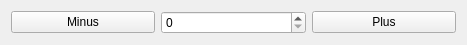
<?xml version="1.0" encoding="UTF-8"?>
<ui version="4.0">
 <class>Widget</class>
 <widget class="QWidget" name="Widget">
  <property name="geometry">
   <rect>
    <x>0</x>
    <y>0</y>
    <width>467</width>
    <height>42</height>
   </rect>
  </property>
  <property name="windowTitle">
   <string>Form</string>
  </property>
  <layout class="QHBoxLayout" name="horizontalLayout">
   <item>
    <widget class="QPushButton" name="minus_button">
     <property name="text">
      <string>Minus</string>
     </property>
    </widget>
   </item>
   <item>
    <widget class="QSpinBox" name="spin_box"/>
   </item>
   <item>
    <widget class="QPushButton" name="plus_button">
     <property name="text">
      <string>Plus</string>
     </property>
    </widget>
   </item>
  </layout>
 </widget>
 <resources/>
 <connections/>
</ui>
